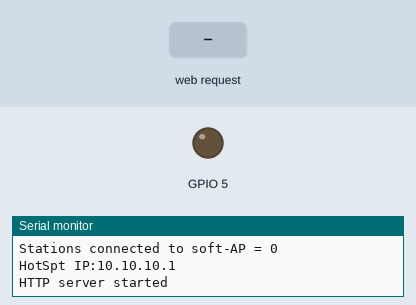
This sketch was run on a simulated ESP8266 (NodeMCU). Shown: output pins drawn as LEDs (lit = HIGH), the last lines printed to the serial monitor. The inputs (shaded band) are chosen by the test bench.

Above: at 2.2 s.
2.3 s: HTTP request GET /dro received
At 3.0 s:
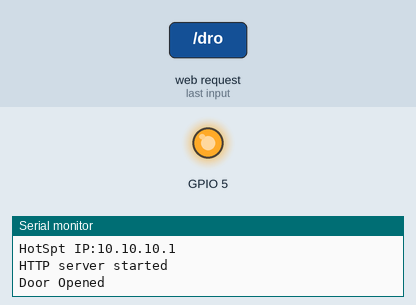
3.8 s: HTTP request GET /drc received
At 4.1 s:
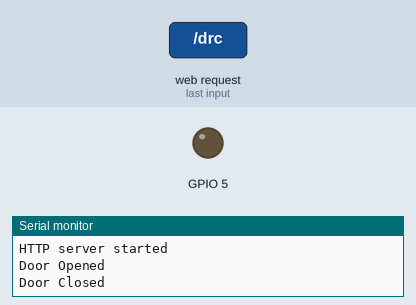
Timing chart, 0 to 6.8 s (numbered marks = the images above; inputs shaded):
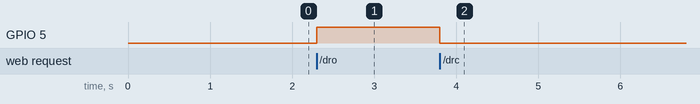

Measured:
- after the input at 2.3 s, GPIO 5: LOW → HIGH at once
- after the input at 3.8 s, GPIO 5: HIGH → LOW at once

The sketch:

server.ino
```cpp
#include <ESP8266WiFi.h>
#include <WiFiClient.h>
#include <ESP8266WebServer.h>
#include <ESP8266HTTPClient.h>

//=============================ESP_AP CREDENTIALS======================================
const char* ssid = "jio";
const char* password = "11223344";
int max_connection = 8;

//=====================================================================================

//===============================STATIC IP DECLARATION=================================
IPAddress staticIP(10,10,10,1); // IP address from Admin pannel
IPAddress gateway(10,10,10,1);
IPAddress subnet(255,255,255,0);
//=====================================================================================

int httpCode;

HTTPClient http;

ESP8266WebServer server(80); //Server on port 80


//==============================================================
//     This rutine is exicuted when you open its IP in browser
//==============================================================
void handleRoot() {
  server.send(200, "text/plain", "hello from esp8266!");
}
void dro() {
  server.send(200, "text/plain", "Door Opened" );
  Serial.println("Door Opened");
  digitalWrite(5, HIGH);
}
void drc() {
  server.send(200, "text/plain", "Door Closed" );
  Serial.println("Door Closed");
  digitalWrite(5, LOW);;
}

//===============================================================
//                  SETUP
//===============================================================

void setup(void){

  Serial.begin(115200);
  Serial.println("");
  WiFi.mode(WIFI_AP);           //Only Access point
  WiFi.softAP(ssid, password, 1, false, max_connection);
  WiFi.softAPConfig(staticIP, gateway, subnet);//Start HOTspot removing password will disable security
  Serial.printf("Stations connected to soft-AP = %d\n", WiFi.softAPgetStationNum());


  IPAddress myIP = WiFi.softAPIP(); //Get IP address
  Serial.print("HotSpt IP:");
  Serial.println(myIP);
   pinMode(5, OUTPUT);

   delay(1000);

   server.on("/", handleRoot); //Which routine to handle at root location
   server.on("/dro", dro);
   server.on("/drc", drc);
   server.begin();                  //Start server
   Serial.println("HTTP server started");
}

//===============================================================
//                     LOOP
//===============================================================
void loop(void){

      server.handleClient();          //Handle client requests
}
```
